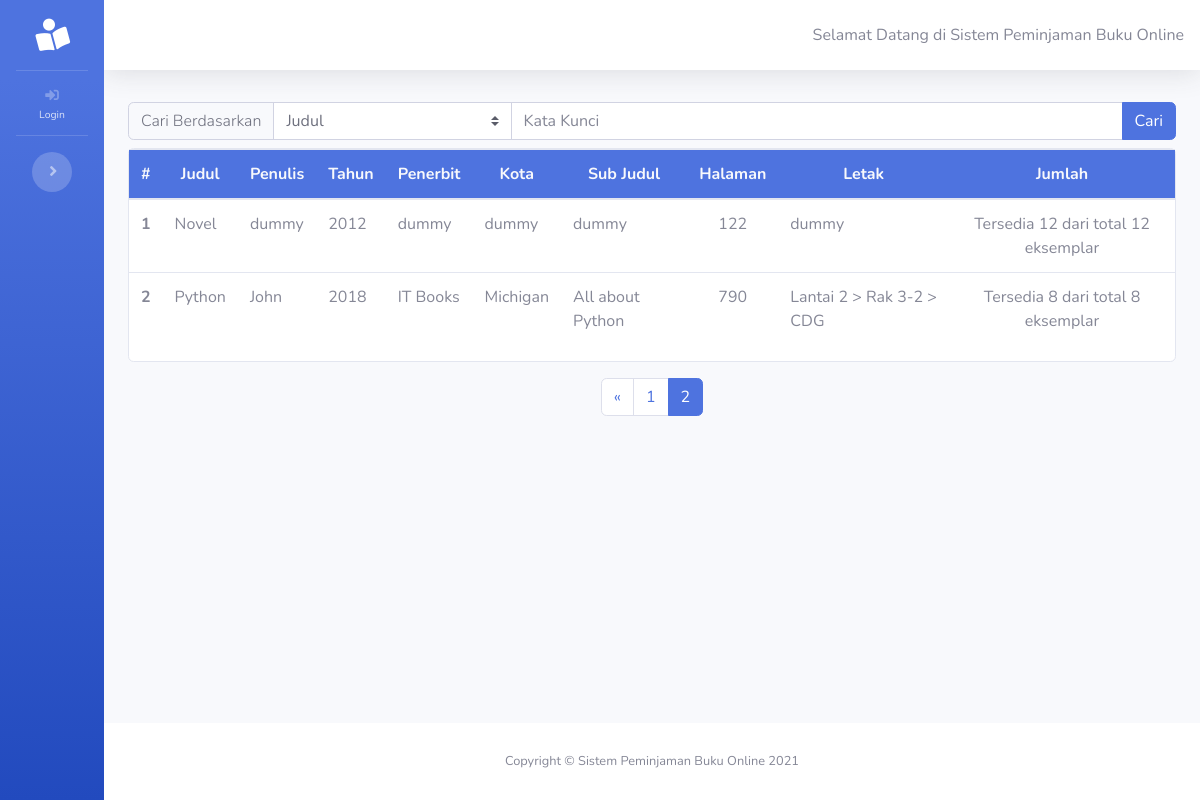
The page /home/index/10 on the database as committed earlier.
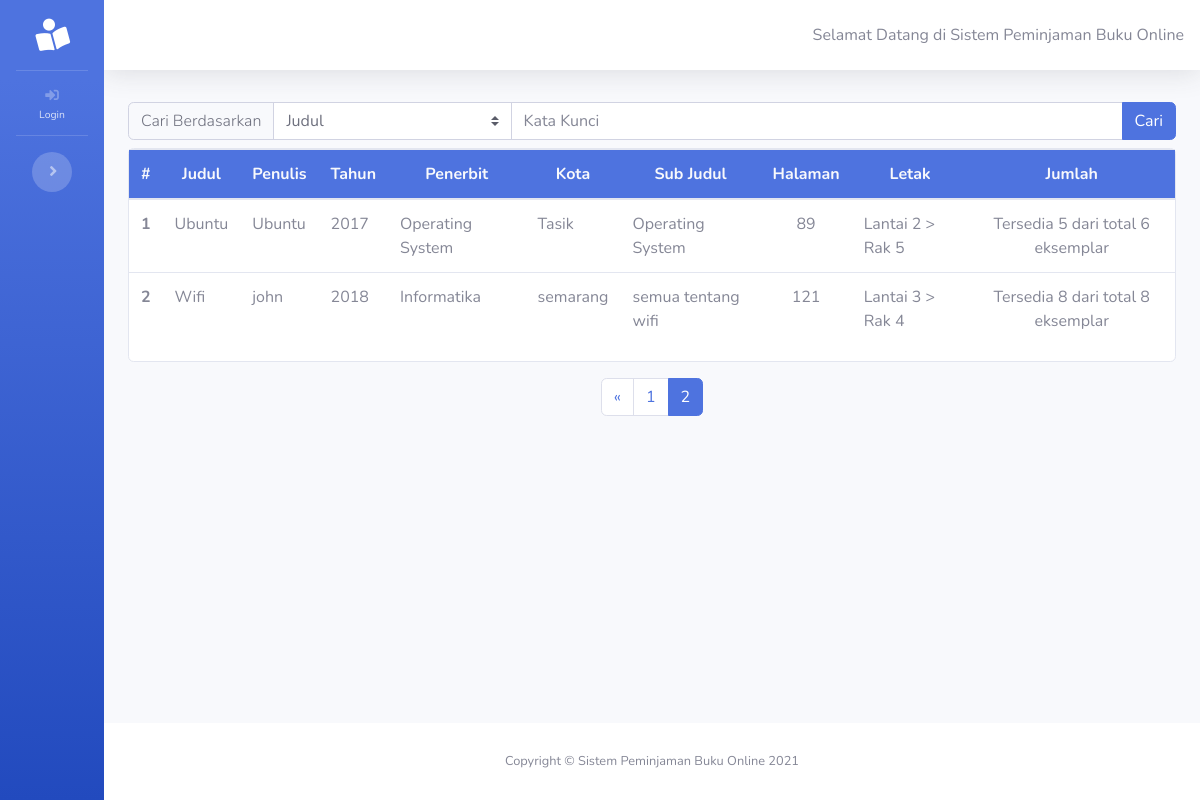
The same page on the database as committed later.
### tables this page shows
CREATE TABLE `buku` (
  `id` int(11) NOT NULL,
  `judul` varchar(255) NOT NULL,
  `penulis` varchar(255) NOT NULL,
  `tahun` varchar(255) NOT NULL,
  `penerbit` varchar(255) NOT NULL,
  `kota_terbit` varchar(255) NOT NULL,
  `sub_judul` varchar(255) NOT NULL,
  `jumlah_halaman` varchar(255) NOT NULL,
  `letak_buku` varchar(255) NOT NULL,
  `jumlah` varchar(255) NOT NULL
);

### index.php (called while the page is built, shortened)
<?php
require_once BASEPATH.'core/CodeIgniter.php';

### application/models/Home_model.php (called while the page is built, shortened)
<?php
class Home_model extends CI_Model
{
    public function getAllBook($limit, $start)
    {
        $this->db->order_by('judul', 'ASC');
        $data = $this->db->get('buku', $limit, $start);
        return $data->result_array();
    }
    public function getJumlahUser()
    {
        $this->db->like('hak_akses', 0);
        $this->db->from('user');
        $query = $this->db->count_all_results();
        return $query;
    }
    public function getJumlahPeminjaman()
    {
        $this->db->like('status', 0);
        $this->db->from('peminjaman_pengembalian');
        $query = $this->db->count_all_results();
        return $query;
    }
    public function getJumlahPengembalian()
    {
        $this->db->like('status', 1);
        $this->db->from('peminjaman_pengembalian');
        $query = $this->db->count_all_results();
        return $query;
    }
}

### application/views/home/index.php (the view, shortened to what this page needs)
<div class="container-fluid">
  <div class="row mt-2">
    <div class="col">
      <form action="http://localhost/SPB/home/searchBook" method="post">
        <div class="input-group">
          <div class="input-group-prepend bg-light">
            <label class="input-group-text bg-light font-weight-light small" for="kategori">Cari
              Berdasarkan</label>
          </div>
          <select name="kategori" id="kategori" style="width: 150px;" class="custom-select">
            <option value="Judul">Judul</option>
          </select>
          <input name="keyword" id="keyword" autocomplete="off" type="text" class="w-50 form-control" placeholder="Kata Kunci">
          <div class="input-group-append">
            <button class="btn btn-primary" type="submit" id="tombolCari">Cari</button>
          </div>
        </div>
      </form>
    </div>
  </div>
  <div class="mt-2 row">
    <div class="col">
      <div class="card">
        <div class="table-responsive">
          <table class="table table-hover">
            <thead style="background: #4e73df;" class="text-light">
              <tr style="text-align: center;">
                <th scope="col">#</th>
                <th scope="col">Judul</th>
                <th scope="col">Penulis</th>
                <th scope="col">Tahun</th>
                <th scope="col">Penerbit</th>
                <th scope="col">Kota</th>
                <th scope="col">Sub Judul</th>
                <th scope="col">Halaman</th>
                <th scope="col">Letak</th>
                <th scope="col">Jumlah</th>
              </tr>
            </thead>
            <tbody>
              <?php $i = 0;
              foreach ($buku as $b) {
                $i++; ?>
                <tr>
                  <th schope="row"><?= $i ?></th>
                  <td><?= $b['judul'] ?></td>
                  <td><?= $b['penulis'] ?></td>
                  <td><?= $b['tahun'] ?></td>
                  <td><?= $b['penerbit'] ?></td>
                  <td><?= $b['kota_terbit'] ?></td>
                  <td><?= $b['sub_judul'] ?></td>
                  <td style="text-align: center;"><?= $b['jumlah_halaman'] ?></td>
                  <td><?= $b['letak_buku'] ?></td>
                  <td style="text-align: center;"><?= 'Tersedia ' . ((int) $b['jumlah'] - count($jumlah_dipinjam[$i - 1])) . ' dari total ' . (int) $b['jumlah'] . ' eksemplar' ?></td>
                </tr>
              <?php } ?>
            </tbody>
          </table>
        </div>
      </div>
    </div>
  </div>
  <div class="row mt-3">
    <div class="col">
      <?php echo $pagination; ?>
    </div>
  </div>
</div>
</div>

Rows that differ between the two databases and show on the page:
no longer on this page (row unchanged): buku: judul "Novel", penulis "dummy", tahun "2012", penerbit "dummy", kota_terbit "dummy", sub_judul "dummy", jumlah_halaman "122", letak_buku "dummy", (int)$b['jumlah']-count($jumlah_dipinjam[$i-1]) "12", jumlah "12"
no longer on this page (row edited): buku: judul "Python", penulis "John", tahun "2018", penerbit "IT Books", kota_terbit "Michigan", sub_judul "All about Python", jumlah_halaman "790", letak_buku "Lantai 2 > Rak 3-2 > CDG", (int)$b['jumlah']-count($jumlah_dipinjam[$i-1]) "8", jumlah "8"
now on this page (row edited): buku: judul "Ubuntu", penulis "Ubuntu", tahun "2017", penerbit "Operating System", kota_terbit "Tasik", sub_judul "Operating System", jumlah_halaman "89", letak_buku "Lantai 2 > Rak 5", (int)$b['jumlah']-count($jumlah_dipinjam[$i-1]) "5", jumlah "6"
now on this page (row edited): buku: judul "Wifi", penulis "john", tahun "2018", penerbit "Informatika", kota_terbit "semarang", sub_judul "semua tentang wifi", jumlah_halaman "121", letak_buku "Lantai 3 > Rak 4", (int)$b['jumlah']-count($jumlah_dipinjam[$i-1]) "8", jumlah "8"
